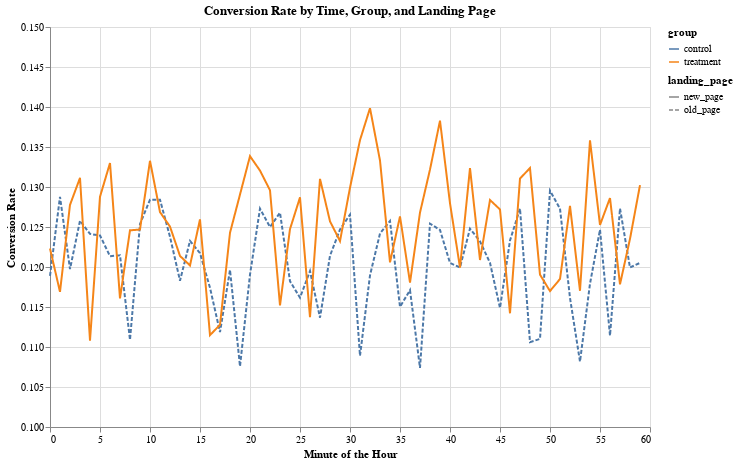

Source (notebook cell):
### Code cell
# Create Altair chart
chart = alt.Chart(conversion_rate_by_time_group_lp).mark_line().encode(
    x=alt.X('minute', title='Minute of the Hour'),
    y=alt.Y('converted', scale=alt.Scale(domain=[0.1, 0.15]), title='Conversion Rate'),
    color='group:N',
    strokeDash='landing_page:N',
    tooltip=['group', 'landing_page', 'minute', 'converted']
).properties(
    width=600,
    height=400,
    title='Conversion Rate by Time, Group, and Landing Page'
)

# Convert the chart to a dictionary
chart_dict = chart.to_dict()

# Create a new static chart from the dictionary representation
static_chart = alt.Chart.from_dict(chart_dict)

# Display the static chart
static_chart

### Figure 1 — Vega-Lite specification as saved in the notebook (floating-point values rounded to 4 significant figures)
{"config": {"view": {"continuousWidth": 300, "continuousHeight": 300}}, "data": {"name": "data-94097ba66576414953e236a675f07714"}, "mark": {"type": "line"}, "datasets": {"data-94097ba66576414953e236a675f07714": [{"minute": 0, "group": "control", "landing_page": "old_page", "converted": 0.1189}, {"minute": 0, "group": "treatment", "landing_page": "new_page", "converted": 0.1223}, {"minute": 1, "group": "control", "landing_page": "old_page", "converted": 0.1288}, {"minute": 1, "group": "treatment", "landing_page": "new_page", "converted": 0.1169}, {"minute": 2, "group": "control", "landing_page": "old_page", "converted": 0.1197}, {"minute": 2, "group": "treatment", "landing_page": "new_page", "converted": 0.1278}, {"minute": 3, "group": "control", "landing_page": "old_page", "converted": 0.1258}, {"minute": 3, "group": "treatment", "landing_page": "new_page", "converted": 0.1311}, {"minute": 4, "group": "control", "landing_page": "old_page", "converted": 0.1241}, {"minute": 4, "group": "treatment", "landing_page": "new_page", "converted": 0.1108}, {"minute": 5, "group": "control", "landing_page": "old_page", "converted": 0.1239}, {"minute": 5, "group": "treatment", "landing_page": "new_page", "converted": 0.1288}, {"minute": 6, "group": "control", "landing_page": "old_page", "converted": 0.1214}, {"minute": 6, "group": "treatment", "landing_page": "new_page", "converted": 0.133}, {"minute": 7, "group": "control", "landing_page": "old_page", "converted": 0.1215}, {"minute": 7, "group": "treatment", "landing_page": "new_page", "converted": 0.1161}, {"minute": 8, "group": "control", "landing_page": "old_page", "converted": 0.1109}, {"minute": 8, "group": "treatment", "landing_page": "new_page", "converted": 0.1246}, {"minute": 9, "group": "control", "landing_page": "old_page", "converted": 0.1254}, {"minute": 9, "group": "treatment", "landing_page": "new_page", "converted": 0.1247}, {"minute": 10, "group": "control", "landing_page": "old_page", "converted": 0.1284}, {"minute": 10, "group": "treatment", "landing_page": "new_page", "converted": 0.1333}, {"minute": 11, "group": "control", "landing_page": "old_page", "converted": 0.1284}, {"minute": 11, "group": "treatment", "landing_page": "new_page", "converted": 0.1269}, {"minute": 12, "group": "control", "landing_page": "old_page", "converted": 0.1238}, {"minute": 12, "group": "treatment", "landing_page": "new_page", "converted": 0.1251}, {"minute": 13, "group": "control", "landing_page": "old_page", "converted": 0.1183}, {"minute": 13, "group": "treatment", "landing_page": "new_page", "converted": 0.1214}, {"minute": 14, "group": "control", "landing_page": "old_page", "converted": 0.1233}, {"minute": 14, "group": "treatment", "landing_page": "new_page", "converted": 0.1202}, {"minute": 15, "group": "control", "landing_page": "old_page", "converted": 0.1217}, {"minute": 15, "group": "treatment", "landing_page": "new_page", "converted": 0.1259}, {"minute": 16, "group": "control", "landing_page": "old_page", "converted": 0.1174}, {"minute": 16, "group": "treatment", "landing_page": "new_page", "converted": 0.1115}, {"minute": 17, "group": "control", "landing_page": "old_page", "converted": 0.1119}, {"minute": 17, "group": "treatment", "landing_page": "new_page", "converted": 0.1128}, {"minute": 18, "group": "control", "landing_page": "old_page", "converted": 0.1196}, {"minute": 18, "group": "treatment", "landing_page": "new_page", "converted": 0.1243}, {"minute": 19, "group": "control", "landing_page": "old_page", "converted": 0.1076}, {"minute": 19, "group": "treatment", "landing_page": "new_page", "converted": 0.1291}, {"minute": 20, "group": "control", "landing_page": "old_page", "converted": 0.119}, {"minute": 20, "group": "treatment", "landing_page": "new_page", "converted": 0.1339}, {"minute": 21, "group": "control", "landing_page": "old_page", "converted": 0.1273}, {"minute": 21, "group": "treatment", "landing_page": "new_page", "converted": 0.1321}, {"minute": 22, "group": "control", "landing_page": "old_page", "converted": 0.125}, {"minute": 22, "group": "treatment", "landing_page": "new_page", "converted": 0.1296}, {"minute": 23, "group": "control", "landing_page": "old_page", "converted": 0.1268}, {"minute": 23, "group": "treatment", "landing_page": "new_page", "converted": 0.1152}, {"minute": 24, "group": "control", "landing_page": "old_page", "converted": 0.1182}, {"minute": 24, "group": "treatment", "landing_page": "new_page", "converted": 0.1247}, {"minute": 25, "group": "control", "landing_page": "old_page", "converted": 0.1162}, {"minute": 25, "group": "treatment", "landing_page": "new_page", "converted": 0.1287}, {"minute": 26, "group": "control", "landing_page": "old_page", "converted": 0.1195}, {"minute": 26, "group": "treatment", "landing_page": "new_page", "converted": 0.1137}, {"minute": 27, "group": "control", "landing_page": "old_page", "converted": 0.1137}, {"minute": 27, "group": "treatment", "landing_page": "new_page", "converted": 0.131}, {"minute": 28, "group": "control", "landing_page": "old_page", "converted": 0.1214}, {"minute": 28, "group": "treatment", "landing_page": "new_page", "converted": 0.1257}, {"minute": 29, "group": "control", "landing_page": "old_page", "converted": 0.1247}, {"minute": 29, "group": "treatment", "landing_page": "new_page", "converted": 0.1232}, {"minute": 30, "group": "control", "landing_page": "old_page", "converted": 0.1265}, {"minute": 30, "group": "treatment", "landing_page": "new_page", "converted": 0.1299}, {"minute": 31, "group": "control", "landing_page": "old_page", "converted": 0.1089}, {"minute": 31, "group": "treatment", "landing_page": "new_page", "converted": 0.1359}, {"minute": 32, "group": "control", "landing_page": "old_page", "converted": 0.119}, {"minute": 32, "group": "treatment", "landing_page": "new_page", "converted": 0.1398}, {"minute": 33, "group": "control", "landing_page": "old_page", "converted": 0.1242}, {"minute": 33, "group": "treatment", "landing_page": "new_page", "converted": 0.1333}, {"minute": 34, "group": "control", "landing_page": "old_page", "converted": 0.1258}, {"minute": 34, "group": "treatment", "landing_page": "new_page", "converted": 0.1206}, {"minute": 35, "group": "control", "landing_page": "old_page", "converted": 0.115}, {"minute": 35, "group": "treatment", "landing_page": "new_page", "converted": 0.1263}, {"minute": 36, "group": "control", "landing_page": "old_page", "converted": 0.1171}, {"minute": 36, "group": "treatment", "landing_page": "new_page", "converted": 0.1181}, {"minute": 37, "group": "control", "landing_page": "old_page", "converted": 0.1074}, {"minute": 37, "group": "treatment", "landing_page": "new_page", "converted": 0.1268}, {"minute": 38, "group": "control", "landing_page": "old_page", "converted": 0.1254}, {"minute": 38, "group": "treatment", "landing_page": "new_page", "converted": 0.1322}, {"minute": 39, "group": "control", "landing_page": "old_page", "converted": 0.1246}, {"minute": 39, "group": "treatment", "landing_page": "new_page", "converted": 0.1383}, {"minute": 40, "group": "control", "landing_page": "old_page", "converted": 0.1205}, {"minute": 40, "group": "treatment", "landing_page": "new_page", "converted": 0.128}, {"minute": 41, "group": "control", "landing_page": "old_page", "converted": 0.1199}, {"minute": 41, "group": "treatment", "landing_page": "new_page", "converted": 0.1199}, {"minute": 42, "group": "control", "landing_page": "old_page", "converted": 0.1248}, {"minute": 42, "group": "treatment", "landing_page": "new_page", "converted": 0.1324}, {"minute": 43, "group": "control", "landing_page": "old_page", "converted": 0.1232}, {"minute": 43, "group": "treatment", "landing_page": "new_page", "converted": 0.1209}, {"minute": 44, "group": "control", "landing_page": "old_page", "converted": 0.1205}, {"minute": 44, "group": "treatment", "landing_page": "new_page", "converted": 0.1284}, {"minute": 45, "group": "control", "landing_page": "old_page", "converted": 0.1149}, {"minute": 45, "group": "treatment", "landing_page": "new_page", "converted": 0.1272}, {"minute": 46, "group": "control", "landing_page": "old_page", "converted": 0.1233}, {"minute": 46, "group": "treatment", "landing_page": "new_page", "converted": 0.1142}, {"minute": 47, "group": "control", "landing_page": "old_page", "converted": 0.1273}, {"minute": 47, "group": "treatment", "landing_page": "new_page", "converted": 0.1311}, {"minute": 48, "group": "control", "landing_page": "old_page", "converted": 0.1106}, {"minute": 48, "group": "treatment", "landing_page": "new_page", "converted": 0.1324}, {"minute": 49, "group": "control", "landing_page": "old_page", "converted": 0.111}, {"minute": 49, "group": "treatment", "landing_page": "new_page", "converted": 0.119}, {"minute": 50, "group": "control", "landing_page": "old_page", "converted": 0.1295}, {"minute": 50, "group": "treatment", "landing_page": "new_page", "converted": 0.117}, {"minute": 51, "group": "control", "landing_page": "old_page", "converted": 0.1273}, {"minute": 51, "group": "treatment", "landing_page": "new_page", "converted": 0.1185}, {"minute": 52, "group": "control", "landing_page": "old_page", "converted": 0.1161}, {"minute": 52, "group": "treatment", "landing_page": "new_page", "converted": 0.1276}, {"minute": 53, "group": "control", "landing_page": "old_page", "converted": 0.1082}, {"minute": 53, "group": "treatment", "landing_page": "new_page", "converted": 0.117}, {"minute": 54, "group": "control", "landing_page": "old_page", "converted": 0.1179}, {"minute": 54, "group": "treatment", "landing_page": "new_page", "converted": 0.1358}, {"minute": 55, "group": "control", "landing_page": "old_page", "converted": 0.1247}, {"minute": 55, "group": "treatment", "landing_page": "new_page", "converted": 0.1253}, {"minute": 56, "group": "control", "landing_page": "old_page", "converted": 0.1114}, {"minute": 56, "group": "treatment", "landing_page": "new_page", "converted": 0.1286}, {"minute": 57, "group": "control", "landing_page": "old_page", "converted": 0.1273}, {"minute": 57, "group": "treatment", "landing_page": "new_page", "converted": 0.1178}, {"minute": 58, "group": "control", "landing_page": "old_page", "converted": 0.1199}, {"minute": 58, "group": "treatment", "landing_page": "new_page", "converted": 0.1235}, {"minute": 59, "group": "control", "landing_page": "old_page", "converted": 0.1205}, {"minute": 59, "group": "treatment", "landing_page": "new_page", "converted": 0.1302}]}, "encoding": {"color": {"field": "group", "type": "nominal"}, "strokeDash": {"field": "landing_page", "type": "nominal"}, "tooltip": [{"field": "group", "type": "nominal"}, {"field": "landing_page", "type": "nominal"}, {"field": "minute", "type": "quantitative"}, {"field": "converted", "type": "quantitative"}], "x": {"field": "minute", "title": "Minute of the Hour", "type": "quantitative"}, "y": {"field": "converted", "scale": {"domain": [0.1, 0.15]}, "title": "Conversion Rate", "type": "quantitative"}}, "height": 400, "title": "Conversion Rate by Time, Group, and Landing Page", "width": 600, "$schema": "https://vega.github.io/schema/vega-lite/v5.8.0.json"}
